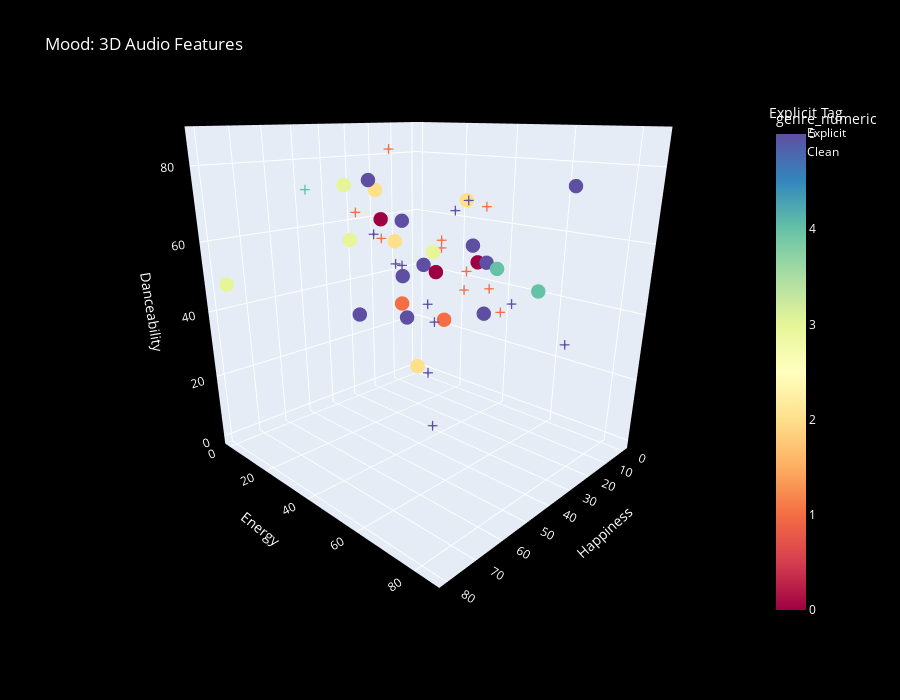

Notebook code cell kept with this figure:
### Code cell
mood_data['Explicit Tag'] = mood_data['explicit'].map({1: 'Explicit', 0: 'Clean'})
symbol_tags = {
    'Explicit': 'cross',
    'Clean': 'circle'
}

m1 = px.scatter_3d(
    mood_data,
    x='happiness',
    y='energy',
    z='danceability',
    color='genre_numeric',
    color_continuous_scale='spectral', 
    hover_data=['song name', 'artist', 'genres', 'genre_group'],
    symbol='Explicit Tag',
    symbol_map=symbol_tags,
    title='Mood: 3D Audio Features'
)

m1.update_traces(marker=dict(size=5, opacity=1))
m1.update_layout(
    scene=dict(
        # Text + Labels
        xaxis_title='Happiness',
        yaxis_title='Energy',
        zaxis_title='Danceability',
        bgcolor='black'
    ),
    # Background
    paper_bgcolor='black',
    plot_bgcolor='white',
    font=dict(color='white'),
    height=700,
    width=900,
    )

m1.show()

### Figure 1 — Plotly figure (JSON) as saved in the notebook; plotly's stock layout.template omitted (floating-point values rounded to 4 significant figures)
{"data": [{"customdata": [["POOKIE'S REQUIEM", "SAILORR", "r&b", "R&B + Soul"], ["CASH COBELLA CHOW COBIZZY", "Cash Cobain", "hip hop", "Hip-Hop, Rap"], ["YEAH YEAH!", "Eem Triplin", "hip hop, trap", "Hip-Hop, Rap"], ["WHERE YOU BEEN", "Foolie $urfin", "experimental rap", "Hip-Hop, Rap"], ["On My Mama", "Victoria Monét", "alternative r&b, funk, pop, r&b, soul", "R&B + Soul"], ["007 (Jersey Mix)", "Duckwrth", "alternative r&b, trap soul", "R&B + Soul"], ["DANCING WITH DEMONS", "Leon Thomas", "contemporary r&b", "R&B + Soul"], ["WHITE CROCS (with Ryan Trey)", "Jordan Ward", "pop rap", "Hip-Hop, Rap"], ["WALKED IN", "Eem Triplin", "hip hop, trap", "Hip-Hop, Rap"], ["ALLOCATE", "Eem Triplin", "hip hop, trap", "Hip-Hop, Rap"], ["YES IT IS", "Leon Thomas", "contemporary r&b", "R&B + Soul"], ["If We Being Rëal", "Yeat", "cloud rap, experimental hip hop, hip hop, pop rap, rage, trap", "Hip-Hop, Rap"], ["CHERIMOYA - BONUS", "Jordan Ward", "hip hop soul", "R&B + Soul"], ["4 This Moment", "Che Ecru", "r&b", "R&B + Soul"], ["LET YOU KNOW (feat. $NOT)", "Eem Triplin", "hip hop, trap", "Hip-Hop, Rap"], ["LUNCH", "Billie Eilish", "alternative pop, alternative r&b, art pop, bedroom pop, contemporary r&b, electronic, electronica, electropop, indie pop, pop, pop rock, pop soul, singer-songwriter", "Pop"], ["HOW FAST", "Leon Thomas", "contemporary r&b", "R&B + Soul"], ["MARY'S STRAIN 144BPM", "KHYA", "house", "Funk, House, Dance"], ["Timeless (feat. Playboi Carti)", "The Weeknd", "alternative r&b, contemporary r&b, dance-pop, hypnagogic pop, pop, r&b, synth-pop", "R&B + Soul"], ["She Got Dat", "eLewminatti", "bass rap", "Hip-Hop, Rap"], ["MY HOUSE", "Beyoncé", "contemporary r&b, dance, dance-pop, disco, hip hop, house, pop, pop rap, pop soul, progressive house, r&b, soul", "R&B + Soul"], ["R e s e n t m e n t", "PARTYNEXTDOOR", "alternative r&b, r&b, soul", "R&B + Soul"], ["495", "Jordan Ward", "pop rap", "Hip-Hop, Rap"], ["NISSAN ALTIMA", "Doechii", "hip hop", "Hip-Hop, Rap"]], "hovertemplate": "Explicit Tag=Explicit<br>happiness=%{x}<br>energy=%{y}<br>danceability=%{z}<br>song name=%{customdata[0]}<br>artist=%{customdata[1]}<br>genres=%{customdata[2]}<br>genre_group=%{customdata[3]}<br>genre_numeric=%{marker.color}<extra></extra>", "legendgroup": "Explicit", "marker": {"color": [5, 1, 1, 1, 5, 5, 5, 1, 1, 1, 5, 1, 5, 5, 1, 4, 5, 0, 5, 1, 5, 5, 1, 1], "coloraxis": "coloraxis", "opacity": 1, "size": 5, "symbol": "cross"}, "mode": "markers", "name": "Explicit", "scene": "scene", "showlegend": true, "type": "scatter3d", "x": [66, 53, 30, 50, 70, 69, 20, 65, 65, 30, 29, 21, 39, 45, 20, 77, 77, 0, 65, 0, 77, 33, 22, 80], "y": [70, 60, 48, 76, 55, 71, 76, 43, 52, 55, 64, 50, 32, 48, 30, 40, 80, 0, 78, 0, 85, 23, 42, 71], "z": [50, 65, 46, 50, 68, 39, 34, 71, 66, 70, 45, 45, 52, 45, 54, 77, 32, 0, 77, 0, 77, 50, 49, 87]}, {"customdata": [["Telescope", "Hiatus Kaiyote", "neo soul, r&b", "R&B + Soul"], ["smoke break", "Samiyam", "hip hop", "Hip-Hop, Rap"], ["FRIENDZONE", "_BY.ALEXANDER", "alternative r&b", "R&B + Soul"], ["Sparkle Tape Break Up", "Hiatus Kaiyote", "neo soul, r&b", "R&B + Soul"], ["Saturn", "SZA", "alternative r&b, contemporary r&b, electronic, hip hop soul, neo soul, pop, r&b", "R&B + Soul"], ["311 (with Gwen Bunn)", "Jordan Ward", "alternative r&b", "R&B + Soul"], ["How Dare You", "St Germain", "acid jazz, deep house, downtempo, electronic, electronica, house, jazz, nu jazz", "Funk, House, Dance"], ["Gentle Man", "The Defaulters", "soul", "R&B + Soul"], ["Duna Ma Yelema", "Boubacar Traoré", "african blues, blues", "Jazz + Blues"], ["LUV N DEVOTION", "DESTIN CONRAD", "dance reggae", "Funk, House, Dance"], ["Inside/Outside", "Elijah Fox", "boom bap, chillwave, downtempo, hip hop, instrumental, instrumental hip hop, lo-fi, lo-fi hip hop", "Hip-Hop, Rap"], ["Tears In Your Eyes", "Majid Jordan", "alternative r&b, contemporary r&b", "R&B + Soul"], ["Dimitri", "Hiatus Kaiyote", "neo soul, r&b", "R&B + Soul"], ["Nafas", "The Spy From Cairo", "nu jazz", "Jazz + Blues"], ["Abo Yiba", "Wores G. Egziabher", "african blues", "Jazz + Blues"], ["Wrong Way", "((( O )))", "electronic", "Funk, House, Dance"], ["With You", "Kindness", "alternative indie", "Indie, Lo-Fi"], ["Make Friends - Pocket Size Radio Edit", "Hiatus Kaiyote", "neo soul, r&b", "R&B + Soul"], ["Blue Sands", "Elysian Spring", "jazz", "Jazz + Blues"], ["Moon interlude", "Duhkey", "hypnagogic pop", "Indie, Lo-Fi"], ["Alone In December", "Hello Yello", "pop rock", "Pop"], ["Good Intentions", "Hello Yello", "pop rock", "Pop"], ["u.", "Humble the Great", "indie pop", "Indie, Lo-Fi"], ["cool_v2", "Merges", "lo-fi", "Indie, Lo-Fi"], ["Sunday Eve, Baby", "Bonnie Calista", "hypnagogic pop", "Indie, Lo-Fi"], ["Green Light", "Beyoncé", "contemporary r&b, dance, dance-pop, disco, hip hop, house, pop, pop rap, pop soul, progressive house, r&b, soul", "R&B + Soul"]], "hovertemplate": "Explicit Tag=Clean<br>happiness=%{x}<br>energy=%{y}<br>danceability=%{z}<br>song name=%{customdata[0]}<br>artist=%{customdata[1]}<br>genres=%{customdata[2]}<br>genre_group=%{customdata[3]}<br>genre_numeric=%{marker.color}<extra></extra>", "legendgroup": "Clean", "marker": {"color": [5, 1, 5, 5, 5, 5, 0, 5, 3, 0, 1, 5, 5, 3, 3, 0, 2, 5, 3, 2, 4, 4, 2, 2, 2, 5], "coloraxis": "coloraxis", "opacity": 1, "size": 5, "symbol": "circle"}, "mode": "markers", "name": "Clean", "scene": "scene", "showlegend": true, "type": "scatter3d", "x": [70, 45, 46, 45, 33, 31, 56, 44, 65, 76, 12, 28, 74, 71, 80, 7, 37, 20, 35, 0, 41, 60, 24, 0, 55, 73], "y": [64, 54, 68, 63, 58, 24, 61, 39, 39, 64, 4, 30, 54, 74, 5, 34, 27, 75, 4, 0, 80, 82, 43, 0, 39, 57], "z": [72, 42, 47, 63, 56, 46, 58, 39, 77, 73, 29, 50, 50, 67, 49, 48, 58, 76, 55, 0, 54, 63, 70, 0, 75, 80]}], "layout": {"coloraxis": {"colorbar": {"title": {"text": "genre_numeric"}}, "colorscale": [[0, "rgb(158,1,66)"], [0.1, "rgb(213,62,79)"], [0.2, "rgb(244,109,67)"], [0.3, "rgb(253,174,97)"], [0.4, "rgb(254,224,139)"], [0.5, "rgb(255,255,191)"], [0.6, "rgb(230,245,152)"], [0.7, "rgb(171,221,164)"], [0.8, "rgb(102,194,165)"], [0.9, "rgb(50,136,189)"], [1, "rgb(94,79,162)"]]}, "dragmode": "zoom", "font": {"color": "white"}, "height": 700, "legend": {"title": {"text": "Explicit Tag"}, "tracegroupgap": 0}, "paper_bgcolor": "black", "plot_bgcolor": "white", "scene": {"aspectmode": "auto", "aspectratio": {"x": 0.953, "y": 1.013, "z": 1.036}, "bgcolor": "black", "camera": {"center": {"x": 0.05645, "y": 0.01528, "z": -0.1779}, "eye": {"x": 1.38, "y": 1.317, "z": 0.5635}, "projection": {"type": "perspective"}, "up": {"x": 0, "y": 0, "z": 1}}, "domain": {"x": [0, 1], "y": [0, 1]}, "dragmode": "turntable", "xaxis": {"title": {"text": "Happiness"}, "type": "linear"}, "yaxis": {"title": {"text": "Energy"}, "type": "linear"}, "zaxis": {"title": {"text": "Danceability"}, "type": "linear"}}, "title": {"text": "Mood: 3D Audio Features"}, "width": 900}}
